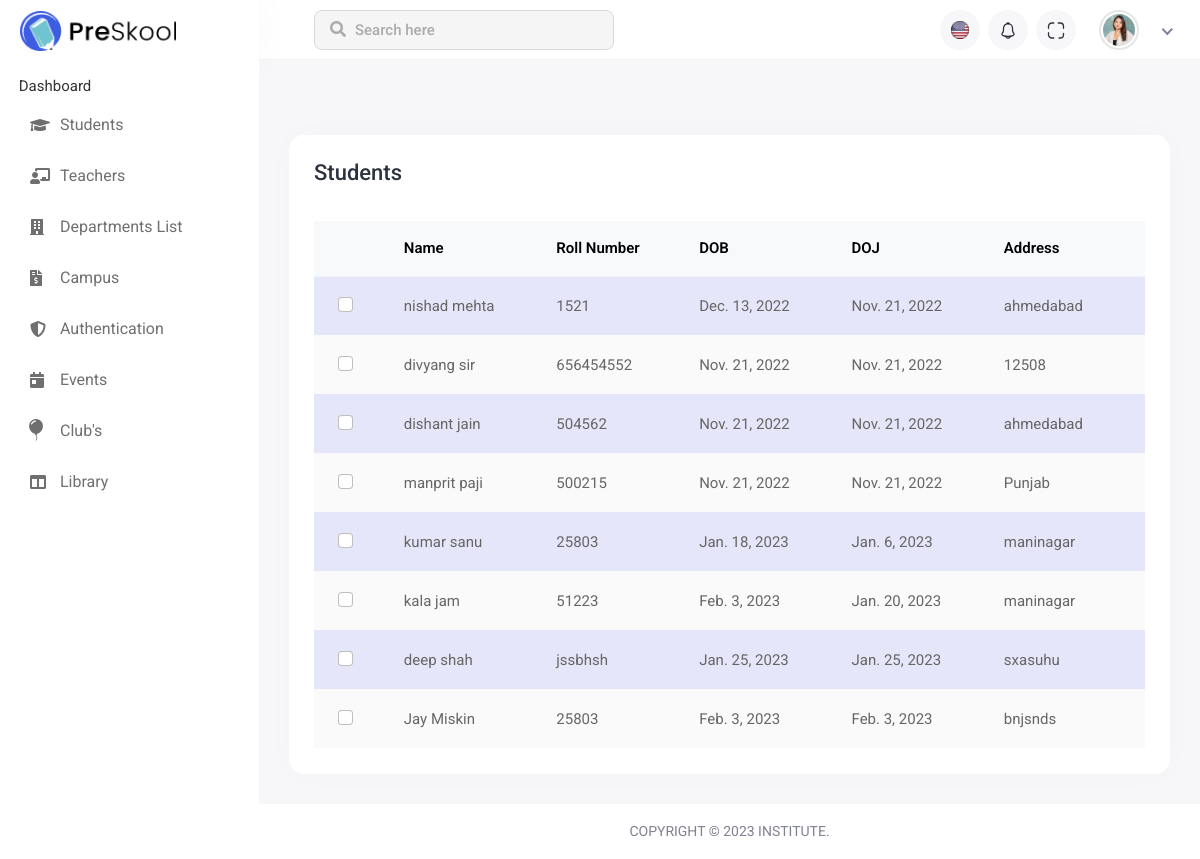
/student_page/ (signed in), run on an earlier commit of the app's database.
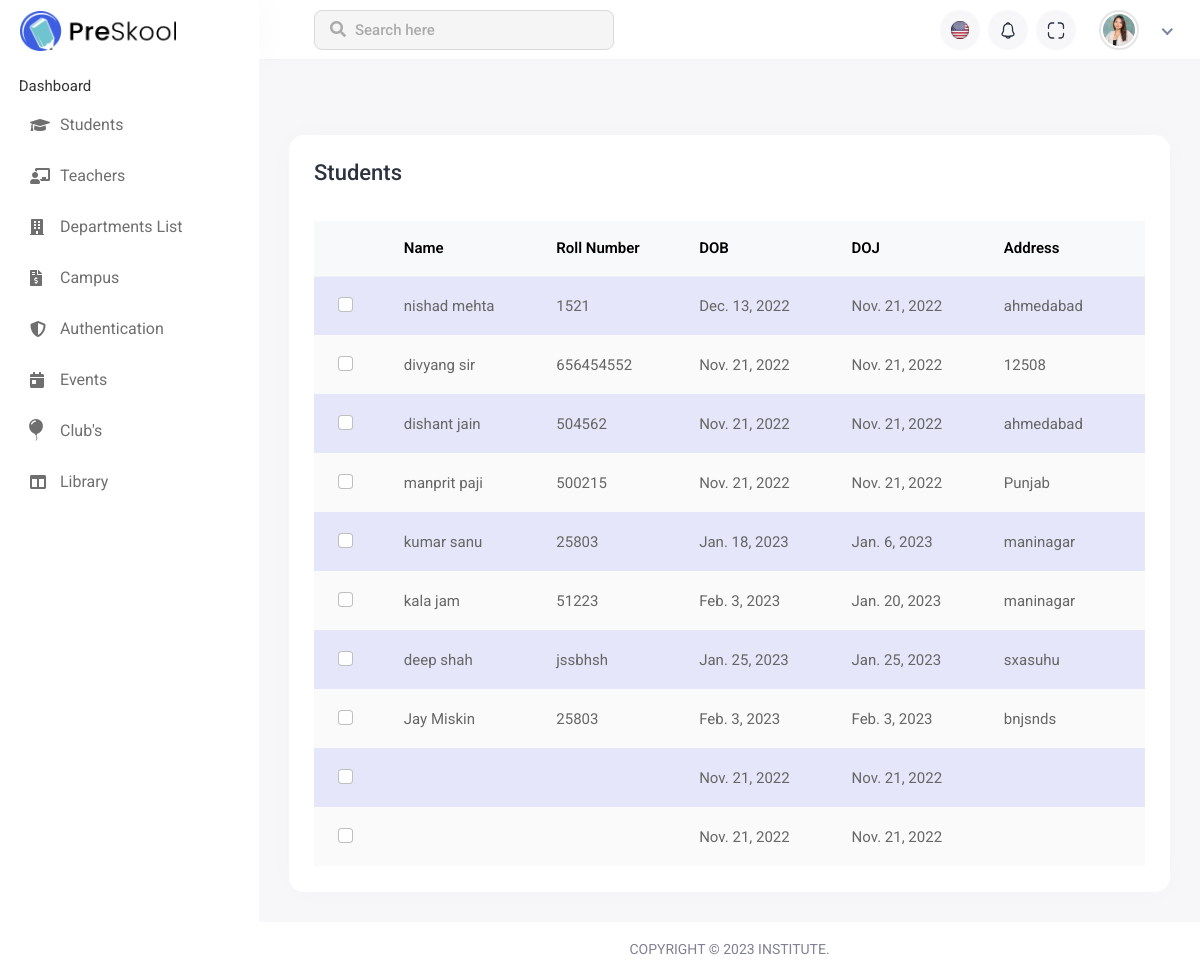
And on a later commit of the database.
### institute_App/models.py (models this page shows, shortened)
class Student(models.Model):
    Common=models.ForeignKey(Common, on_delete=models.CASCADE)
    Roll_Number=models.CharField(max_length=20)
    class Meta:
        db_table="student"

class Common(models.Model):
    Master=models.ForeignKey(Master, on_delete=models.CASCADE)
    Name=models.CharField(max_length=50)
    DateOfBirth=models.DateField(default='2022-11-21')
    DateOfJoining=models.DateField(default='2022-11-21')
    Address=models.CharField(max_length=100)
    class Meta:
        db_table="common"

### institute_App/views.py (the view)
# urls.py: path('student_page/',student_page,name='student_page'),
def student_page(request):
    if 'email' in request.session:
        student_page_data(request) #load student data
        return render(request,'student_page.html', data)
    return render(request,'student_page.html')

### institute_App/views.py (called while the page is built)
def student_page_data(request):
    print(request.POST)
    student = Student.objects.all()
    data['student'] = student

### institute_App/templates/student_page.html (shortened to what the changed rows need)
{% extends 'base.html' %}
{% load static %}
{% block main_content %}
<div class="main-wrapper">
    <br><br>
    <div class="page-wrapper">
        <div class="content container-fluid">
            <div class="row">
                <div class="col-sm-12">
                    <div class="card card-table comman-shadow">
                        <div class="card-body">
                            <div class="table-responsive">
                                <table
                                    class="table border-0 star-student table-hover table-center mb-0 datatable table-striped">
                                    <thead class="student-thread">
                                        <tr>
                                            <th>
                                            </th>
                                            <th>Name</th>
                                            <th>Roll Number</th>
                                            <th>DOB</th>
                                            <th>DOJ</th>
                                            <th>Address</th>
                                        </tr>
                                    </thead>
                                    <tbody>
                                        {% for S_data in student %}
                                        <tr>
                                            <td>
                                                <div class="form-check check-tables">
                                                    <input class="form-check-input" type="checkbox" value="something">
                                                </div>
                                            </td>
                                            <td>{{S_data.Common.Name}}</td>
                                            <td>{{S_data.Roll_Number}}</td>
                                            <td>{{S_data.Common.DateOfBirth}}</td>
                                            <td>{{S_data.Common.DateOfJoining}}</td>
                                            <td>{{S_data.Common.Address}}</td>
                                        </tr>
                                        {% endfor %}
                                    </tbody>
                                </table>
                            </div>
                        </div>
                    </div>
                </div>
            </div>
        </div>
    </div>
</div>
{% endblock %}

What changed in the data, as far as the page shows it:
added Student: Common.DateOfBirth "Nov. 21, 2022", Common.DateOfJoining "Nov. 21, 2022"
added Student: Common.DateOfBirth "Nov. 21, 2022", Common.DateOfJoining "Nov. 21, 2022"
